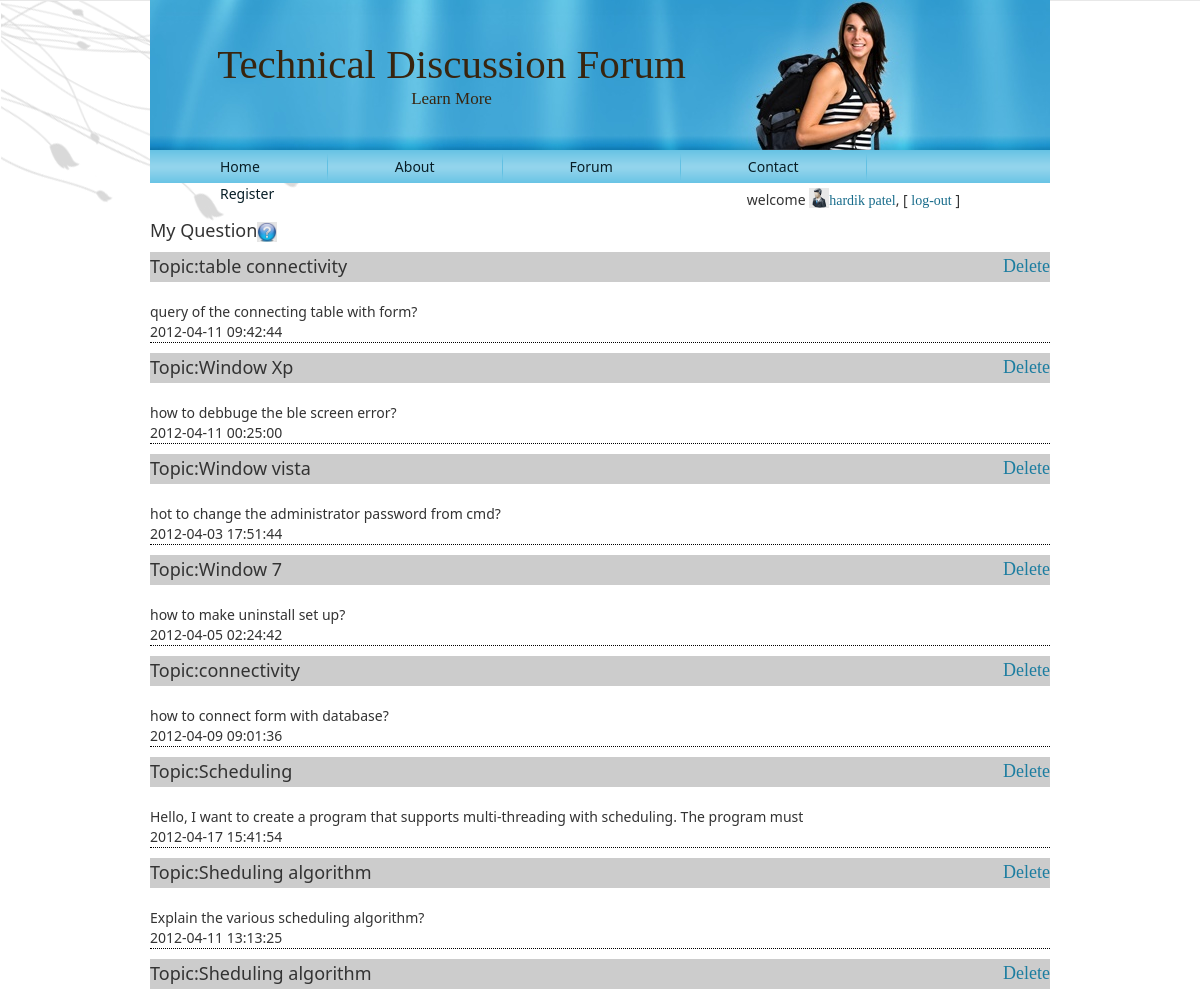
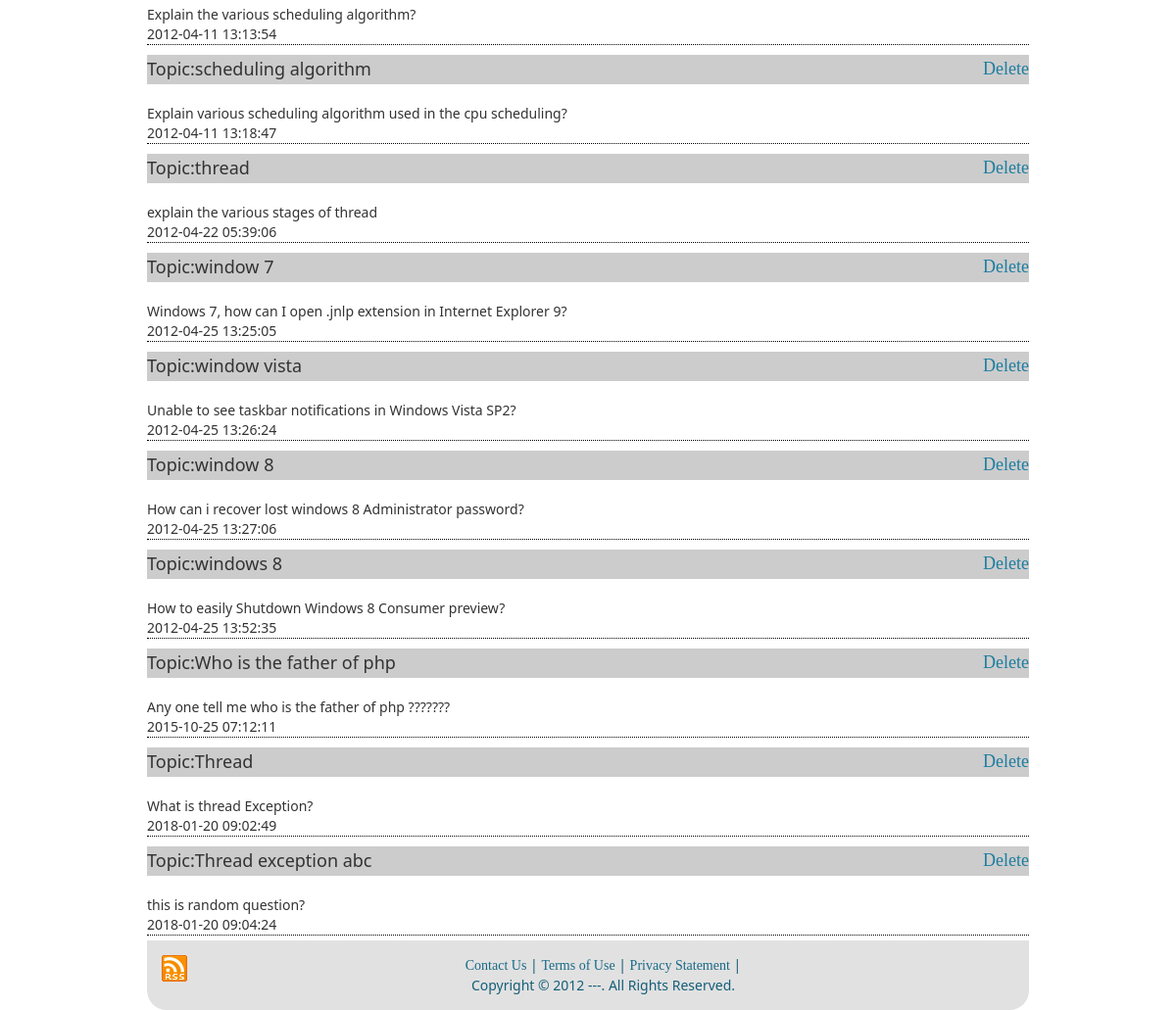
Screenshot of /que.php (signed in) with the database file from the repository (2 pictures, top to bottom).
### tables this page shows
CREATE TABLE `question` (
  `question_id` int(11) NOT NULL,
  `heading` varchar(50) NOT NULL,
  `question_detail` varchar(2000) NOT NULL,
  `datetime` timestamp NOT NULL DEFAULT CURRENT_TIMESTAMP,
  `user_id` int(11) NOT NULL,
  `subtopic_id` int(11) NOT NULL,
  `views` int(11) NOT NULL
);

### utility.php (called while the page is built, shortened)
<?php
	function ExecuteQuery ($SQL)
	{
		$rows = mysql_query ($SQL) or die(mysql_error());
		return $rows;
	}
?>

### que.php (the view, shortened to what this page needs)
<?php
	require("header.php");
	require("checkUser.php");
	echo "<h4>My Question<img src='res/images/askq.jpg'  class='imagedel'/></h4>";
?>
<?php
$sql="SELECT * from question where user_id=$_SESSION[uid]";
$result=ExecuteQuery($sql);
		while($row = mysql_fetch_array($result))
		{
		echo "<span class='box2'>";
		echo "<span class='head'><h4 style='padding-top:5px;'>Topic:$row[heading]<a href='que.php?did=$row[question_id]' style='float:right'>Delete</a></h4></span>";
		echo "</span>";
		echo  "<br/>";
		echo $row['question_detail'];
		echo  "<br/>";
		echo $row['datetime'];
		echo "<div class='line'></div>";
		}
?>
<?php require("footer.php")?>

### res/style.css (style rules this page uses)
.line { border-bottom:1px dotted black; }
.box2 .head { display:block; height:30px; background-color:#CCC; font-weight:bold; line-height:30px; }
.box2 { width: auto; background-color:#EEE; display:block; }
body { margin: 0 auto; padding: 0; background-color: #E8E8E8; }
body { font-family: Georgia, "Times New Roman", Times, Serif; font-size: 14px; color: #242424; }
a { font-family: Georgia, "Times New Roman", Times, Serif; text-decoration: none; color: #186C8B; }
a:link { font-family: Georgia, "Times New Roman", Times, Serif; text-decoration: none; color: #186C8B; }
h1, h2, h3, h4, h5, h6, h1 a, h2 a, h3 a, h4 a, h5 a, h6 a h1 a:hover, h2 a:hover, h3 a:hover, h4 a:hover, h5 a:hover, h6 a:hover h1 a:visited, h2 a:visited, h3 a:visited, h4 a:visited, h5 a:visited, h6 a:visited { font-weight: normal; font-style: normal; text-decoration: none; }
h4, h4 a, h4 a:link, h4 a:visited, h4 a:hover { font-family: Georgia, "Times New Roman", Times, Serif; font-size: 18px; color: #1C7DA0; }
.imagedel { height:20px; width:20px; vertical-align:text-top; vertical-align:text-bottom; }

### rows the page displays
question: heading "table connectivity", question_detail "query of the connecting table with form?", datetime "2012-04-11 09:42:44"
question: heading "Window Xp", question_detail "how to debbuge the ble screen error?", datetime "2012-04-11 00:25:00"
question: heading "Window vista", question_detail "hot to change the administrator password from cmd?", datetime "2012-04-03 17:51:44"
question: heading "Window 7", question_detail "how to make uninstall set up?", datetime "2012-04-05 02:24:42"
question: heading "connectivity", question_detail "how to connect form with database?", datetime "2012-04-09 09:01:36"
question: heading "Scheduling", question_detail "Hello, I want to create a program that supports multi-threading with scheduling. The program must", datetime "2012-04-17 15:41:54"
question: heading "Sheduling algorithm", question_detail "Explain the various scheduling algorithm?", datetime "2012-04-11 13:13:25"
question: heading "Sheduling algorithm", question_detail "Explain the various scheduling algorithm?", datetime "2012-04-11 13:13:54"
question: heading "scheduling algorithm", question_detail "Explain various scheduling algorithm used in the cpu scheduling?", datetime "2012-04-11 13:18:47"
question: heading "thread", question_detail "explain the various stages of thread", datetime "2012-04-22 05:39:06"
question: heading "window 7", question_detail "Windows 7, how can I open .jnlp extension in Internet Explorer 9?", datetime "2012-04-25 13:25:05"
question: heading "window vista", question_detail "Unable to see taskbar notifications in Windows Vista SP2?", datetime "2012-04-25 13:26:24"
question: heading "window 8", question_detail "How can i recover lost windows 8 Administrator password?", datetime "2012-04-25 13:27:06"
question: heading "windows 8", question_detail "How to easily Shutdown Windows 8 Consumer preview?", datetime "2012-04-25 13:52:35"
question: heading "Who is the father of php", question_detail "Any one tell me who is the father of php ???????", datetime "2015-10-25 07:12:11"
question: heading "Thread", question_detail "What is thread Exception?", datetime "2018-01-20 09:02:49"
question: heading "Thread exception abc", question_detail "this is random question?", datetime "2018-01-20 09:04:24"

### other values shown
$_SESSION["fn"] "hardik patel"
